Frame 1 (no input): blank canvas, image omitted
Frame 60 (no input): blank canvas, image omitted
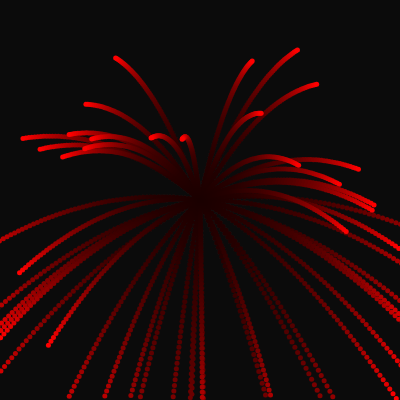
Frame 120 (the mouse pressed at the canvas centre since frame 60)

The p5.js sketch whose frames 1 and 60 were blank and that drew this single picture after the mouse press (run headless with seeded random() and noise() and a simulated clock; from frame 60 on, the mouse is pressed at the canvas centre):

// p5.js sketch
// ── sketch.js
let firework

function setup() {
  createCanvas(400, 400);
}

function draw() {
  background(0, 10);
  if(firework){
    firework.update()
  }
  
  
  // p.update()
  // p.show()
}

function mousePressed(){
  firework=new Firework(mouseX, mouseY, random(2,200))
}

class Firework{
  constructor(x,y){
    this.p=[]
    this.numParticles=50
    for(let i=0; i<this.numParticles; i++){
      this.p.push(new Particle(x,y))
    }
  }
  
  update(){
    // this.p.forEach(function(particle,i){
    //   // particle.update()
    //   // particle.show()
    //   if(particle.update()){
    //     particle.show()
    //   } else{
    //     //remove it
    //     this.p.splice(i,1)
    //   }
    // })
    
    for(let i=this.p.length-1; i>0; i--){
      if(this.p[i].update()){
        this.p[i].show()
      } else{
        //remove it
        this.p.splice(i,1)
      }
    }
    
  }
}



class Particle{
  constructor(x,y){
    this.x=x
    this.y=y
    this.a=random(TWO_PI)
    this.speed=random(2.5,4.5)
    this.fall=0
    this.gravity=0.05
    this.moveX=cos(this.a)*this.speed
    this.moveY=sin(this.a)*this.speed
    this.col=random(360)
  }
  
  update(){
  // this.x+=this.speed
//   this updates the possition allowing the ellipse to move
    this.x+=this.moveX
    this.y+=this.moveY
    this.y+=this.fall
    this.fall+=this.gravity
    return this.y<height
  }
  
  show(){
    fill(255,0,0)
    noStroke()
    ellipse(this.x, this.y, 5)
  }
}
